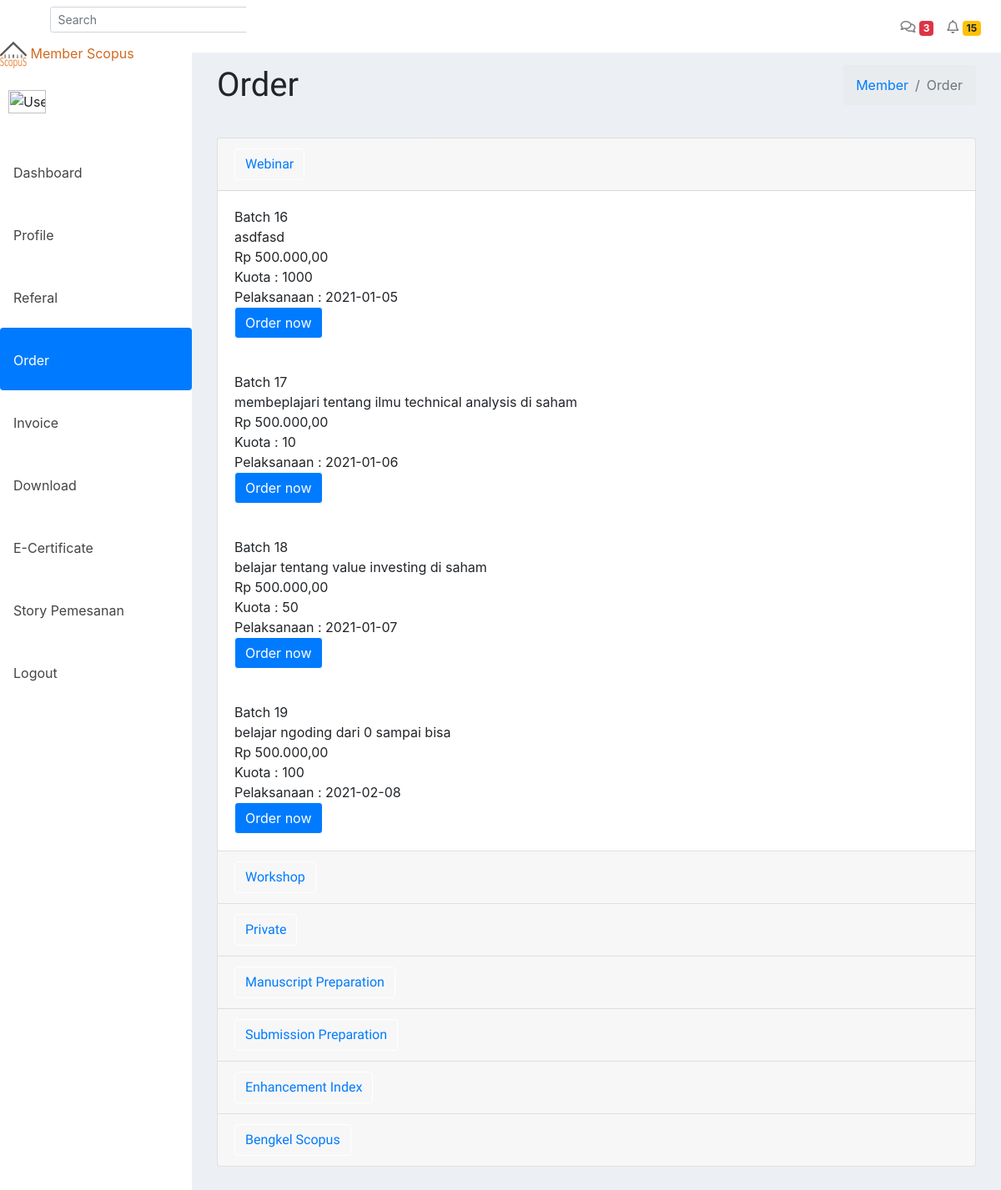
Page /index.php/member/order on the committed database.
### tables this page shows
CREATE TABLE `tbl_webinar` (
  `id` varchar(10) NOT NULL,
  `nama_webinar` varchar(128) NOT NULL,
  `deskripsi` text NOT NULL,
  `harga` int(11) NOT NULL,
  `kuota` int(11) NOT NULL,
  `tgl_pelaksanaan` date NOT NULL,
  `tanggal2` date NOT NULL
);

CREATE TABLE `tbl_menu_member` (
  `id` int(11) NOT NULL,
  `title` varchar(128) NOT NULL,
  `url` varchar(128) NOT NULL,
  `icon` varchar(128) NOT NULL
);

### application/controllers/member/Order.php (called while the page is built, shortened)
<?php
class Order extends CI_Controller
{
    function index()
    {
        $data['user'] = $this->db->get_where('tbl_member', ['email' => $this->session->userdata('email')])->row_array();
        $data['webinar'] = $this->db->get('tbl_webinar')->result_array();
        $data['bulan'] = $this->db->get('tbl_bulan')->result_array();
        $data['title'] = 'Order';
        $this->load->view('member/order', $data);
        $this->load->view('member/template/navbar', $data);
        $this->load->view('member/template/footer', $data);
        $this->load->view('member/template/head', $data);
        $this->load->view('member/template/print', $data);
    }
}

### index.php (called while the page is built, shortened)
<?php
require_once BASEPATH.'core/CodeIgniter.php';

### application/views/member/order.php (the view, shortened to what this page needs)
<body class="hold-transition sidebar-mini layout-fixed layout-navbar-fixed layout-footer-fixed">
  <div class="wrapper">
    <nav class="main-header navbar navbar-expand navbar-white navbar-light">
      <ul class="navbar-nav">
        <li class="nav-item">
          <a class="nav-link" data-widget="pushmenu" href="#" role="button"><i class="fas fa-bars"></i></a>
        </li>
      </ul>
      <form class="form-inline ml-3">
        <div class="input-group input-group-sm">
          <input class="form-control form-control-navbar" type="search" placeholder="Search" aria-label="Search">
          <div class="input-group-append">
            <button class="btn btn-navbar" type="submit">
              <i class="fas fa-search"></i>
            </button>
          </div>
        </div>
      </form>
      <ul class="navbar-nav ml-auto">
        <li class="nav-item dropdown">
          <a class="nav-link" data-toggle="dropdown" href="#">
            <i class="far fa-comments"></i>
            <span class="badge badge-danger navbar-badge">3</span>
          </a>
        </li>
        <li class="nav-item dropdown">
          <a class="nav-link" data-toggle="dropdown" href="#">
            <i class="far fa-bell"></i>
            <span class="badge badge-warning navbar-badge">15</span>
          </a>
        </li>
      </ul>
    </nav>
    <div class="content-wrapper">
      <section class="content-header">
        <div class="container-fluid">
          <div class="row mb-2">
            <div class="col-sm-6">
              <h1>Order</h1>
            </div>
            <div class="col-sm-6">
              <ol class="breadcrumb float-sm-right">
                <li class="breadcrumb-item"><a href="<?= base_url('member/dasboard') ?>">Member</a></li>
                <li class="breadcrumb-item active">Order</li>
              </ol>
            </div>
          </div>
        </div>
      </section>
      <section class="content">
        <div class="container-fluid">
          <div class="row">
            <div class="col-md-12">
              <div class="accordion" id="accordionExample">
                <div class="card">
                  <div class="card-header" id="headingOne">
                    <h1 class="mb-0">
                      <button class="btn btn-link" type="button" data-toggle="collapse" data-target="#collapseOne" aria-expanded="true" aria-controls="collapseOne">
                        Webinar
                      </button>
                    </h1>
                  </div>
                  <?php
                  foreach ($webinar as $i) :
                    $harga = $i['harga'];
                    $hasil_rupiah = "Rp " . number_format($harga, 2, ',', '.'); ?>
                    <div id="collapseOne" class="collapse show" aria-labelledby="headingOne" data-parent="#accordionExample">
                      <div class="card-body">
                        <?= $i['nama_webinar'] ?>
                        <br> <?= $i['deskripsi'] ?>
                        <br> <?= $hasil_rupiah ?>
                        <br>Kuota : <?= $i['kuota'] ?>
                        <br>Pelaksanaan : <?= $i['tgl_pelaksanaan'] ?>
                        <br><a href="<?= base_url('member/order/konfir_order/') . $i['id'] ?>" class="btn btn-primary">Order now</a>
                      </div>
                    </div>
                  <?php endforeach; ?>
                </div>
                <div class="card">
                  <div class="card-header" id="headingTwo">
                    <h1 class="mb-0">
                      <button class="btn btn-link collapsed" type="button" data-toggle="collapse" data-target="#collapseTwo" aria-expanded="false" aria-controls="collapseTwo">
                        Workshop
                      </button>
                    </h1>
                  </div>
                </div>
                <div class="card">
                  <div class="card-header" id="headingThree">
                    <h1 class="mb-0">
                      <button class="btn btn-link collapsed" type="button" data-toggle="collapse" data-target="#collapseThree" aria-expanded="false" aria-controls="collapseThree">
                        Private
                      </button>
                    </h1>
                  </div>
                </div>
                <div class="card">
                  <div class="card-header" id="headingFour">
                    <h1 class="mb-0">
                      <button class="btn btn-link collapsed" type="button" data-toggle="collapse" data-target="#collapsefour" aria-expanded="false" aria-controls="collapsefour">
                        Manuscript Preparation
                      </button>
                    </h1>
                  </div>
                </div>
                <div class="card">
                  <div class="card-header" id="headingfive">
                    <h1 class="mb-0">
                      <button class="btn btn-link collapsed" type="button" data-toggle="collapse" data-target="#collapsefive" aria-expanded="false" aria-controls="collapsefive">
                        Submission Preparation
                      </button>
                    </h1>
                  </div>
                </div>
                <div class="card">
                  <div class="card-header" id="headingsix">
                    <h1 class="mb-0">
                      <button class="btn btn-link collapsed" type="button" data-toggle="collapse" data-target="#collapsesix" aria-expanded="false" aria-controls="collapsesix">
                        Enhancement Index
                      </button>
                    </h1>
                  </div>
                </div>
                <div class="card">
                  <div class="card-header" id="headingseven">
                    <h1 class="mb-0">
                      <button class="btn btn-link collapsed" type="button" data-toggle="collapse" data-target="#collapseseven" aria-expanded="false" aria-controls="collapseseven">
                        Bengkel Scopus
                      </button>
                    </h1>
                  </div>
                </div>
              </div>
            </div>
          </div>
        </div>
      </section>
    </div>
</body>

### application/views/member/template/navbar.php (shortened to what this page needs)
<aside class="main-sidebar sidebar-dark-primary elevation-4">
    <a href="#" class="brand-link">
        <img src="<?php echo base_url() . 'theme/images/logo/favicon-32x32.png' ?>" alt="AdminLTE Logo" class="brand-image img-circle elevation-3" style="opacity: .8">
        <span class="brand-text font-weight-light" style="color:#D2691E ;"><strong>Member Scopus</strong></span>
    </a>
    <div class="sidebar">
        <div class="user-panel mt-3 pb-3 mb-3 d-flex">
            <div class="image">
                <img src="<?php echo base_url('assets/images/') . $user['foto'] ?>" class="img-circle elevation-2" alt="User Image">
            </div>
            <div class="info">
            </div>
        </div>
        <nav class="mt-2">
            <?php
            $queryMenu = "SELECT * FROM tbl_menu_member";
            $menu = $this->db->query($queryMenu)->result_array();
            ?>
            <ul class="nav nav-pills nav-sidebar flex-column" data-widget="treeview" role="menu" data-accordion="false">
                <?php foreach ($menu as $m) : ?>
                    <li class="nav-item has-treeview">
                        <?php if ($title == $m['title']) : ?>
                            <a href="<?= base_url() . $m['url'] ?>" class="nav-link active">
                            <?php else : ?>
                                <a href="<?= base_url() . $m['url'] ?>" class="nav-link">
                                <?php endif; ?>
                                <i class="<?= base_url() . $m['icon'] ?>"></i>
                                <p>
                                    <?= $m['title'] ?>
                                </p>
                                </a>
                    </li>
                <?php endforeach; ?>
            </ul>
        </nav>
    </div>
</aside>

### application/views/member/template/head.php (style rules this page uses)
.btn { border: 1px solid #fff; }

### rows in the picture
tbl_webinar: nama_webinar "Batch 16", deskripsi "asdfasd", harga "Rp 500.000,00", kuota "1000", tgl_pelaksanaan "2021-01-05"
tbl_webinar: nama_webinar "Batch 17", deskripsi "membeplajari tentang ilmu technical analysis di saham", harga "Rp 500.000,00", kuota "10", tgl_pelaksanaan "2021-01-06"
tbl_webinar: nama_webinar "Batch 18", deskripsi "belajar tentang value investing di saham", harga "Rp 500.000,00", kuota "50", tgl_pelaksanaan "2021-01-07"
tbl_webinar: nama_webinar "Batch 19", deskripsi "belajar ngoding dari 0 sampai bisa", harga "Rp 500.000,00", kuota "100", tgl_pelaksanaan "2021-02-08"
tbl_menu_member: title "Dashboard"
tbl_menu_member: title "Profile"
tbl_menu_member: title "Referal"
tbl_menu_member: title "Order"
tbl_menu_member: title "Invoice"
tbl_menu_member: title "Download"
tbl_menu_member: title "E-Certificate"
tbl_menu_member: title "Story Pemesanan"
tbl_menu_member: title "Logout"
